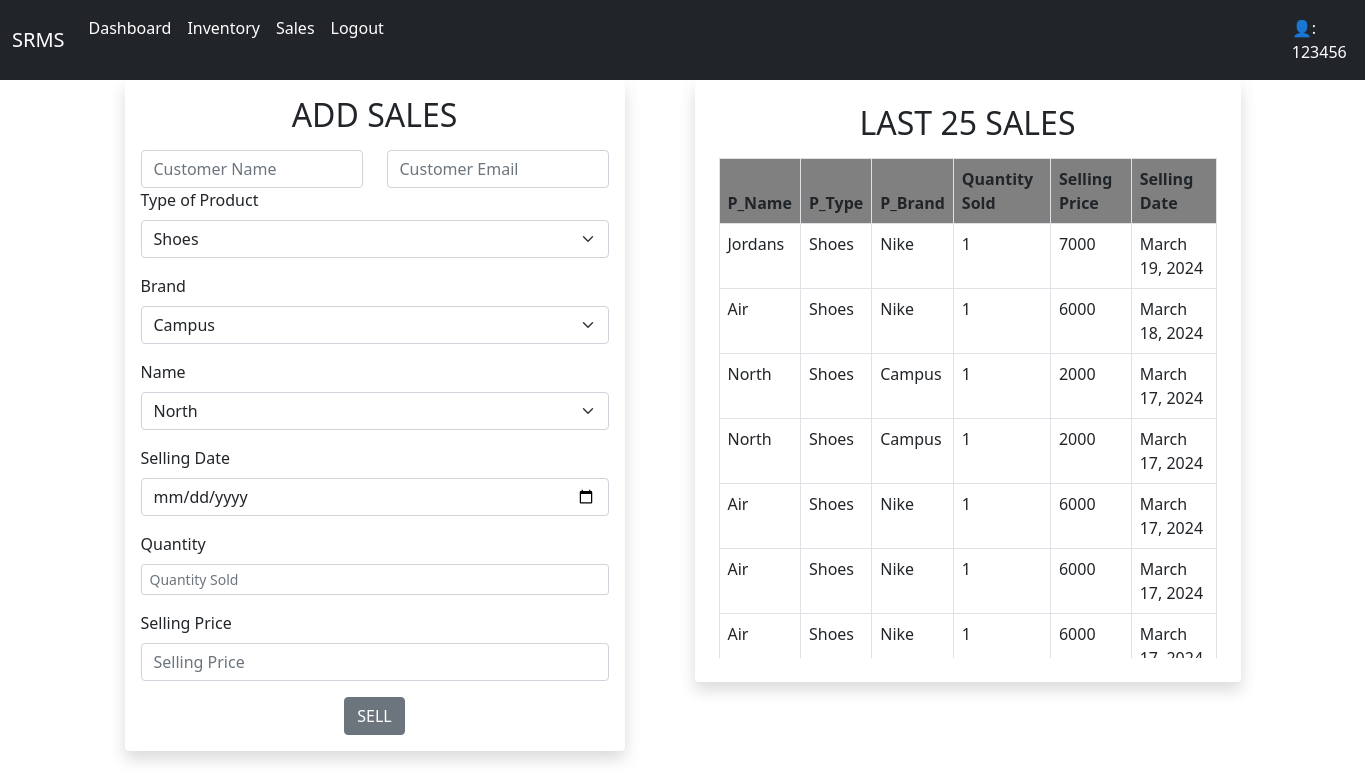
The app's page /sales/ (signed in) with its own data.
### inventory/models.py (models this page shows)
class Sales(models.Model):
    username=models.CharField(max_length=20)
    customer_name = models.CharField(max_length=40)
    customer_email=models.CharField(max_length=20)
    PS_Type=models.CharField(max_length=20)
    PS_Name=models.CharField(max_length=15)
    PS_Brand=models.CharField(max_length=10)
    QuantitySold=models.IntegerField()
    PS_Date=models.DateField(null=True,blank=True)
    SellingPrice=models.IntegerField()

### inventory/views.py (the view, shortened to what this page needs)
# urls.py: path('sales/',iviews.SalesPage,name='sales'),
def SalesPage(request):
    user = request.user
    username = user.username
    producttype = Inventory.objects.filter(username=username).values('P_Type').distinct()
    btype = Inventory.objects.filter(username=username).values('P_Brand').distinct()
    ntype = Inventory.objects.filter(username=username).values('p_Name').distinct()
    qset = Sales.objects.all().order_by('-PS_Date')[:25]
    context = {'ptypes': producttype, 'brandtypes': btype, 'pnames': ntype, "Sales": qset}
    return render(request, 'inventory/sales.html', context=context)

### templates/inventory/sales.html (shortened to what this page needs)
{% extends 'inventory/base.html' %}
{% block content %}
<div class="container">
  <div class="row">
    <div class="col-md-6">
      <form method="post">
        <div class="shadow p-3 mb-5 bg-white rounded" style="max-width: 500px;">
          <h2 class="text-center mb-3">ADD SALES</h2>
          <div class="row">
            <div class="col">
              <input type="text" class="form-control" placeholder="Customer Name" aria-label="First name" name="cname" style="max-width: 250px;">
            </div>
            <div class="col">
              <input type="email" class="form-control" placeholder="Customer Email" aria-label="email" name="cmail">
            </div>
          </div>
          <label for="stype" class="form-label">Type of Product</label>
          <div class="input-group mb-3">
            <select id="stype" class="form-select" aria-label="Type of Product" name="stype">
              {% for ptype in ptypes %}
              <option value="{{ ptype.P_Type }}">{{ ptype.P_Type }}</option>
              {% endfor %}
            </select>
          </div>
          <label for="sbrand" class="form-label">Brand</label>
          <div class="input-group mb-3">
            <select id="sbrand" class="form-select" aria-label="Brand" name="sbrand">
              {% for btype in brandtypes %}
              <option value="{{ btype.P_Brand }}">{{ btype.P_Brand }}</option>
              {% endfor %}
            </select>
          </div>
          <label for="sname" class="form-label">Name</label>
          <select id="sname" class="form-select mb-3" aria-label="Name" name="sname">
            {% for pname in pnames %}
            <option value="{{ pname.p_Name }}">{{ pname.p_Name }}</option>
            {% endfor %}
          </select>
          <div class="mb-3">
            <label for="sellingDate" class="form-label">Selling Date</label>
            <input type="date" class="form-control" id="sellingDate" name="sellingDate">
          </div>
          <div class="mb-3">
            <label for="scount" class="form-label">Quantity</label>
            <input type="text" class="form-control form-control-sm" id="scount" placeholder="Quantity Sold" name="scount">
          </div>
          <div class="mb-3">
            <label for="sellingPrice" class="form-label">Selling Price</label>
            <input type="text" class="form-control" id="sellingPrice" placeholder="Selling Price" name="sellingPrice">
          </div>
          <button type="submit" class="btn btn-secondary d-block mx-auto">SELL</button>
        </div>
      </form>
    </div>
    <div class="col-md-6">
      <div class="shadow p-4 mb-5 bg-white rounded" style="width: 100%;">
        <h2 class="text-center mb-3">LAST 25 SALES</h2>
        <div class="InventoryStatus" style="max-height: 500px; overflow-y: auto;">
          <table class="table table-bordered table-hover">
            <thead style="background-color: gray;">
              <tr>
                <th>P_Name</th>
                <th>P_Type</th>
                <th>P_Brand</th>
                <th>Quantity Sold</th>
                <th>Selling Price</th>
                <th>Selling Date</th>
              </tr>
            </thead>
            <tbody>
              {% for item in Sales %}
              {% if item.username == user.username %}
              <tr>
                <td>{{ item.PS_Name }}</td>
                <td>{{ item.PS_Type }}</td>
                <td>{{ item.PS_Brand }}</td>
                <td>{{ item.QuantitySold }}</td>
                <td>{{ item.SellingPrice }}</td>
                <td>{{ item.PS_Date }}</td>
              </tr>
              {% endif %}
              {% endfor %}
            </tbody>
          </table>
        </div>
      </div>
    </div>
  </div>
</div>
{% endblock %}

### templates/inventory/base.html (shortened to what this page needs)
<!DOCTYPE html>
<html lang="en">
<head>
    <link href="https://cdn.jsdelivr.net/npm/bootstrap@5.0.2/dist/css/bootstrap.min.css" rel="stylesheet">
</head>
<body>
    <nav class="navbar navbar-expand-lg navbar-dark bg-dark">
        <div class="container-fluid">
          <a class="navbar-brand" href="#">SRMS</a>
          <div class="collapse navbar-collapse" id="navbarNavAltMarkup">
            <div class="navbar-nav">
              <a class="nav-link active" aria-current="page" href="{% url 'dashboard'%}">Dashboard</a>
              <a class="nav-link active" aria-current="page" href="{% url 'inventory'%}">Inventory</a>
              <a class="nav-link active" aria-current="page" href="{% url 'sales'%}">Sales</a>
              <a class="nav-link active" aria-current="page" href="{% url 'logout'%}">Logout</a>
              <a class="nav-link active" aria-current="page" href="#" style="color: white; padding-left: 900px;">&#128100;: {{ user.username }}</a>
            </div>
          </div>
        </div>
      </nav>
    {% block content%}
    {% endblock %}
</body>
</html>

### records on screen
Sales: PS_Name "Jordans", PS_Type "Shoes", PS_Brand "Nike", QuantitySold "1", SellingPrice "7000", PS_Date "March 19, 2024"
Sales: PS_Name "Air", PS_Type "Shoes", PS_Brand "Nike", QuantitySold "1", SellingPrice "6000", PS_Date "March 18, 2024"
Sales: PS_Name "North", PS_Type "Shoes", PS_Brand "Campus", QuantitySold "1", SellingPrice "2000", PS_Date "March 17, 2024"
Sales: PS_Name "North", PS_Type "Shoes", PS_Brand "Campus", QuantitySold "1", SellingPrice "2000", PS_Date "March 17, 2024"
Sales: PS_Name "Air", PS_Type "Shoes", PS_Brand "Nike", QuantitySold "1", SellingPrice "6000", PS_Date "March 17, 2024"
Sales: PS_Name "Air", PS_Type "Shoes", PS_Brand "Nike", QuantitySold "1", SellingPrice "6000", PS_Date "March 17, 2024"
Sales: PS_Name "Air", PS_Type "Shoes", PS_Brand "Nike", QuantitySold "1", SellingPrice "6000", PS_Date "March…"

### other values on screen
{{ user.username }} "123456"
form field stype "Shoes"
form field sbrand "Campus"
form field sname "North"
